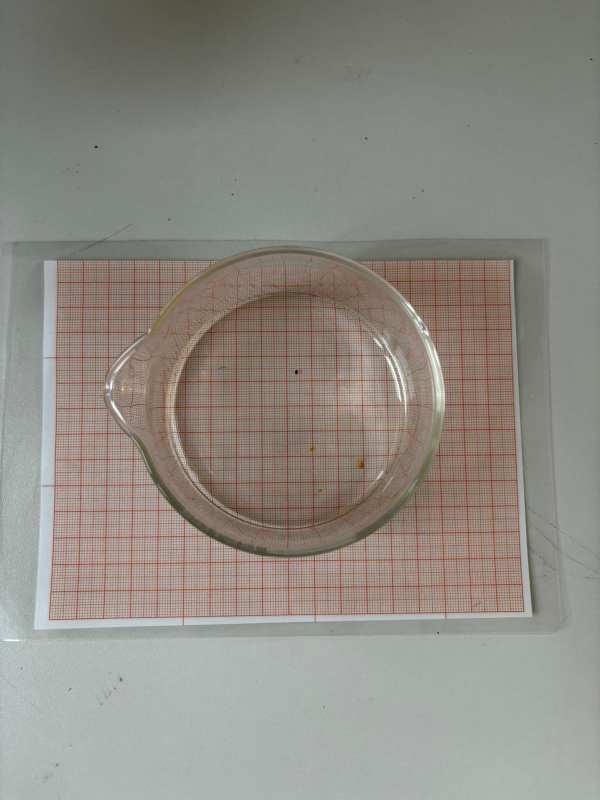
#> input picture w05_images/A1.jpeg, 1200 x 1600 px (shown at 1/2 size); its folder holds only this picture in this run
$ python main.py
#> lines starting #> are read from the running program, lines starting #| are printed output that depends on the picture; after the words box and inside, x2 and y2 are one past the last pixel; in counts of white or black regions, pixels touching at a corner belong together
### lib.py
import numpy as np

# Terminal colors
RED = "\033[91m"
YELLOW = "\033[93m"
LIGHT_GREEN = "\033[32m"
LIGHT_BLUE = "\033[36m"
GRAY = "\033[90m"
BOLD = "\033[1m"
END = "\033[0m"

def print_data(data):
	errors = [ row[2] for row in data ]
	_, bin_edges = np.histogram(errors, bins=3)
	badnesses = np.digitize(errors, bin_edges)
	colors = [LIGHT_GREEN, YELLOW, RED]

	for i, row in enumerate(data):
		filename, area_cm2, error = row
		error_badness = min(badnesses[i], 3)
		error_color = colors[error_badness - 1]

		area_str = f"{area_cm2:.7f}... ≈ {LIGHT_BLUE}{area_cm2:.3f} cm^2{END}"
		line = f"{GRAY}|{END}"
		name = filename.split(".")[0]

		print(
			f"{BOLD}{name:>5}{END}",
			line,
			f"Area: {area_str:<17}",
			line,
			f"Error: {error_color}±{(error*100):.2f}%{END}"
		)

	avg_error = sum(errors)/len(errors)
	error_color = colors[np.digitize([avg_error], bin_edges)[0] - 1]
	print(
		f"{BOLD}Total{END}",
		line, " "*31, line,
		f"{BOLD}Average Error: {error_color}±{(avg_error*100):.2f}%{END}"
	)

# [27 lines left out: function debug_histogram, not called in this run]

# [1 lines that do not run on import are left out]

### main.py
from shapely.geometry import LineString
import colorsys
import random
import numpy as np
import math
import cv2
import os

import pathlib
LOCAL = pathlib.Path(__file__).parent
IMAGES = LOCAL / "w05_images"
filenames = [ path for path in os.listdir(IMAGES) ]
images = []
for i, filename in enumerate(filenames):
	print(f"Reading images... {i+1}/{len(filenames)}", end="\r")
	images.append(cv2.imread(IMAGES / filename))
print()

# Commonly used colors
WHITE = (255, 255, 255)
BLACK = (0, 0, 0)

def find_mode(nums, epsilon):
	nums.sort()
	prev = nums[-1]
	mode = 0
	maxcount = 0
	current = 0

	for n in nums:
		if abs(n - prev) <= epsilon:
			current += 1
			if current > maxcount:
				maxcount = current
				mode = n
		else:
			current = 1
		prev = n

	return mode

# Scales image before calling `imshow` down so it fits on my monitor (only 2k smh)
# [29 lines left out: functions showImage, randomColor, angleToColor, coordToColor, not called in this run]

def intersectionDistance(lines1, lines2):
	lines1 = [ LineString([line["pt1"], line["pt2"]]) for line in lines1 ]
	lines2 = [ LineString([line["pt1"], line["pt2"]]) for line in lines2 ]

	points = []
	for line1 in lines1:
		for line2 in lines2:

			if line1.intersects(line2):
				intersection = line1.intersection(line2)
				points.append((intersection.x, intersection.y))

	# This algorithm is about as stable as a house of cards
	neighbour_distances = []
	for point in points:
		distances = []
		for other_point in points:
			distance = math.hypot(abs(point[0]-other_point[0]), abs(point[1]-other_point[1]))
			# Magic number (?), this one is fairly straight-forward though
			if distance <= 20: continue
			distances.append(distance)

		distances.sort()
		shortest = distances[:4]
		avg_neighbour_distance = sum(shortest) / 4
		neighbour_distances.append(avg_neighbour_distance)

	neighbour_distances.sort()
	mode = find_mode(neighbour_distances, 0.2)

	return points, mode

def findGridSize(filename, i, debug=False, write=False):
	img = cv2.cvtColor(i, cv2.COLOR_BGR2HSV)
	# Find red-ish pixels (lines)
	# these are magic values, change these and nothing works :D
	lower = np.array([5/360*180, 100, 70])
	upper = np.array([50/360*180, 245, 200])
	mask = cv2.inRange(img, lower, upper)

	# Filter for only red-ish pixels, make everything else black
	filtered = cv2.bitwise_and(img, img, mask=mask)

	# HSV -> Grayscale
	bgr = cv2.cvtColor(filtered, cv2.COLOR_HSV2BGR)
	gray = cv2.cvtColor(bgr, cv2.COLOR_BGR2GRAY)
	# find lines
	lines = cv2.HoughLinesP(gray, rho=1, theta=np.pi/180, threshold=255, minLineLength=80, maxLineGap=7)

	lines = [{
		# Point 1 & 2
		"pt1": (x1, y1),
		"pt2": (x2, y2),
		"x1": x1, "y1": y1,
		"x2": x2, "y2": y2,
		# Angle & Slope
		# (-y2-y1) because in opencv, the origin is at the top left
		# and atan2 thinks it should be at the bottom
		"angle": abs(math.atan2(-(y2-y1), x2-x1))
	} for line in lines for (x1, y1, x2, y2) in line ]

	# Magic number: 25 bins seems to work the best for these images
	hist, bin_edges = np.histogram([ line["angle"] for line in lines ], bins=25)

	# Find two most common angles (these correspond to the vertical and horizontal lines)
	bin_idx1, bin_idx2 = np.argpartition(hist, -2)[-2:]
	θ_range1 = (bin_edges[bin_idx1], bin_edges[bin_idx1+1])
	θ_range2 = (bin_edges[bin_idx2], bin_edges[bin_idx2+1])

	# Find lines that have those angles (i.e. find vertical and horizontal lines)
	lines1 = [ line for line in lines if θ_range1[0] <= line["angle"] <= θ_range1[1] ]
	lines2 = [ line for line in lines if θ_range2[0] <= line["angle"] <= θ_range2[1] ]

	# Find most common distance between intersection points of vertical and horizontal lines
	# => thats 1cm
	points, cm_distance = intersectionDistance(lines1, lines2)

	# SPECIAL CASE: Only in these two images (everywhere else it works perfectly),
	# the program returns the distance between the 5mm lines (because it detected them too),
	# so the distance needs to be doubled
	# This makes me a bad opencv developer
	if filename[:2] in ["B1", "B2"]:
		cm_distance *= 2

	if debug:
		out = img.copy()
		out = cv2.cvtColor(out, cv2.COLOR_HSV2BGR)

		for line in [*lines1, *lines2]:
			cv2.line(out, line["pt1"], line["pt2"], BLACK, 5)

		for point in points:
			x, y = point
			x, y = int(x), int(y)
			cv2.circle(out, (x, y), 8, WHITE, 3, cv2.LINE_AA)
			cv2.line(out, (x, y), (x, y + int(cm_distance)), coordToColor(y/img.shape[0]), 6)

		# Display length of line in pixels next to one line (the most top-left one that has enough space above)
		x, y = sorted([p for p in points if p[1] > 120])[0]
		pos_x = int(x)
		pos_y = int(y - 40)
		text = f"d = {round(cm_distance, 3):,}px".replace(",", " ").replace(".", ",")

		cv2.putText(out, text, (pos_x, pos_y), cv2.FONT_HERSHEY_SIMPLEX, 1.5, BLACK, 10, cv2.LINE_AA)
		cv2.putText(out, text, (pos_x, pos_y), cv2.FONT_HERSHEY_SIMPLEX, 1.5, WHITE, 4, cv2.LINE_AA)

		showImage(f"{filename} :: Detected Lines", out)
		new_filename = filename.split(".")[0] + "_lines.png"
		if write: cv2.imwrite(LOCAL / "w05_out" / new_filename, out)

	return cm_distance

def findDropArea(filename, img, debug=False, write=False):
	# Filter out specific shade of purple that belongs to the KMnO4 crystals
	hsv_image = cv2.cvtColor(img, cv2.COLOR_BGR2HSV)
	# Dark Purple
	mask_1 = cv2.inRange(hsv_image, (270/360*180, 0, 0), (340/360*180, 255, 90))
	# Black and Dark Gray
	mask_2 = cv2.inRange(hsv_image, (0, 0, 0), (180, 255, 47)) # <- last V value is this and not 30 because of A6
	blob_mask = cv2.bitwise_or(mask_1, mask_2)

	# Get rid of tiny sharp edges where the blob touches lines
	# A1 is so fucking tiny that smoothing would get rid of the blob completely
	if not filename.startswith("A1"):
		blob_mask = cv2.morphologyEx(blob_mask, cv2.MORPH_OPEN, np.ones((3, 3)))

	# Find continous blobs of color
	contours, _ = cv2.findContours(blob_mask, cv2.RETR_EXTERNAL, cv2.CHAIN_APPROX_NONE)
	blobs = [ cv2.contourArea(contour) for contour in contours ]
	# A6 is weird because the red line is visible through the purple blob,
	# so we need to get the convex hull to account for the weird shape (see A6_blob.png)
	if filename[:2] == "A6":
		blobs = [ cv2.contourArea(cv2.convexHull(contour)) for contour in contours ]

	# Biggest blob is the one we want
	blobs.sort()
	area = blobs[-1]

	if debug:
		# Display contours with colorful lines
		for c in contours:
			cv2.drawContours(img, [c], 0, randomColor(), 2)

		# Display area of blob in pixels above it
		x, y, _, _ = cv2.boundingRect(sorted(contours, key=cv2.contourArea)[-1])
		pos_x = x
		pos_y = y - 40
		text = f"A = {int(area):,}px".replace(",", " ")

		# Hack to draw text with shadow
		cv2.putText(img, text, (pos_x, pos_y), cv2.FONT_HERSHEY_SIMPLEX, 1.5, BLACK, 10, cv2.LINE_AA)
		cv2.putText(img, text, (pos_x, pos_y), cv2.FONT_HERSHEY_SIMPLEX, 1.5, WHITE, 4, cv2.LINE_AA)

		showImage(f"{filename} :: Detected Blob", img)
		new_filename = filename.split(".")[0] + "_blob.png"
		if write: cv2.imwrite(LOCAL / "w05_out" / new_filename, img)

	return area

data = []
DEBUG = False

for i, (filename, img) in enumerate(zip(filenames, images)):
	print(f"Processing images... {i+1}/{len(images)}", end="\r")

	distance_px = findGridSize(filename, img, DEBUG)
	area_px = findDropArea(filename, img, DEBUG)
	area_cm2 = area_px/(distance_px**2)

	# ±3.5 pixels for line finding due to lines themselves being around 7 pixels wide
	distance_error_abs = 3.5
	distance_error_rel = distance_error_abs / distance_px
	# Total error: Area error (≈0) + 2 * Distance Error
	total_error_rel = 2*distance_error_rel

	data.append((filename, area_cm2, total_error_rel))
#> this loop made 1 pass
#> (lower in findGridSize, upper in findGridSize, bin_idx1 in findGridSize, bin_idx2 in findGridSize, θ_range1 in findGridSize, θ_range2 in findGridSize) on pass 1: ([2.5, 100, 70], [25, 245, 200], 0, 24, (0, 0.0628), (1.51, 1.57))
#> (printed output is left out)
#> pass 1, in findGridSize, `mask = cv2.inRange(img, lower, upper)`:
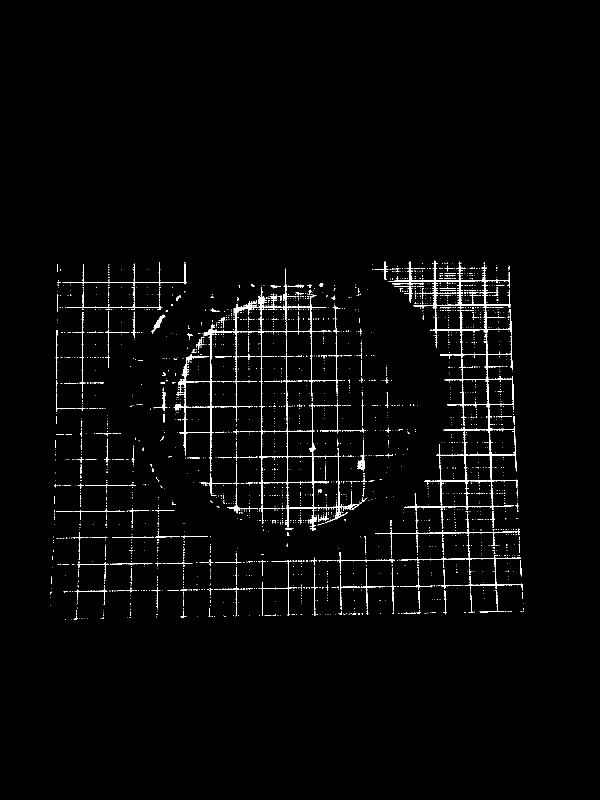
#> mask: shape (1600, 1200) (shown at 1/2 size); 2.1% white in thin lines or dots, all inside (x1, y1, x2, y2) = (100, 521, 1048, 1239)
#> pass 1, in findGridSize, `bgr = cv2.cvtColor(filtered, cv2.COLOR_HSV2BGR)`:
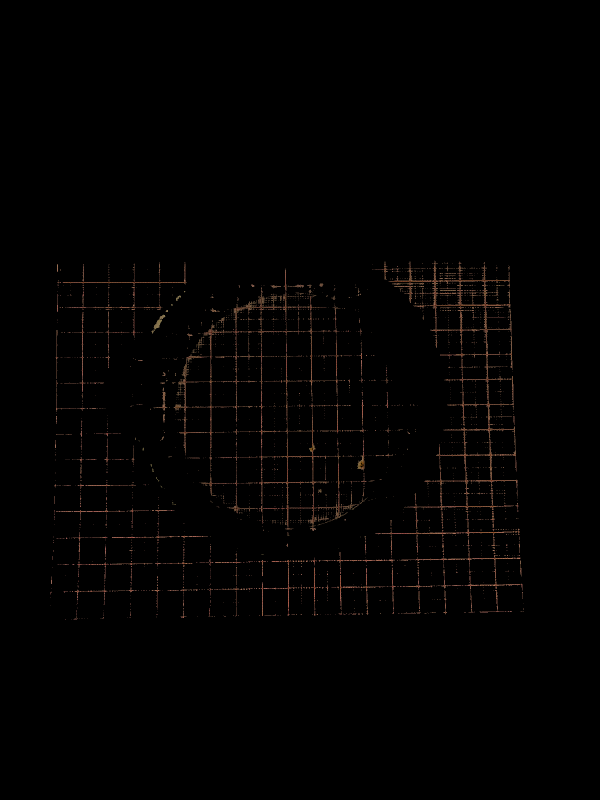
#> bgr: shape (1600, 1200, 3) (shown at 1/2 size); mean B, G, R 1.3, 1.7, 2.5
#> after the loop, data = [('A1.jpeg', 0.00743, 0.137)]

from lib import print_data
print()
print_data(data)
#> in print_data, `errors = [ row[2] for row in data ]`: errors = [0.137]
#> in print_data, `_, bin_edges = np.histogram(errors, bins=3)`: bin_edges = [-0.363, -0.03, 0.303, 0.637]
#> in print_data, `badnesses = np.digitize(errors, bin_edges)`: badnesses = [2]
#> the loop in print_data, `for i, row in enumerate(data):` made 1 pass
#> (filename, area_cm2, error, error_badness, name) on pass 1: ('A1.jpeg', 0.00743, 0.137, 2, 'A1')
#> (printed output is left out)
#> in print_data, `avg_error = sum(errors)/len(errors)`: avg_error = 0.137
#| [1mTotal[0m [90m|[0m                                 [90m|[0m [1mAverage Error: [93m±13.66%[0m

if DEBUG: cv2.waitKey(0)

$ run again, on w05_images/A5.jpeg
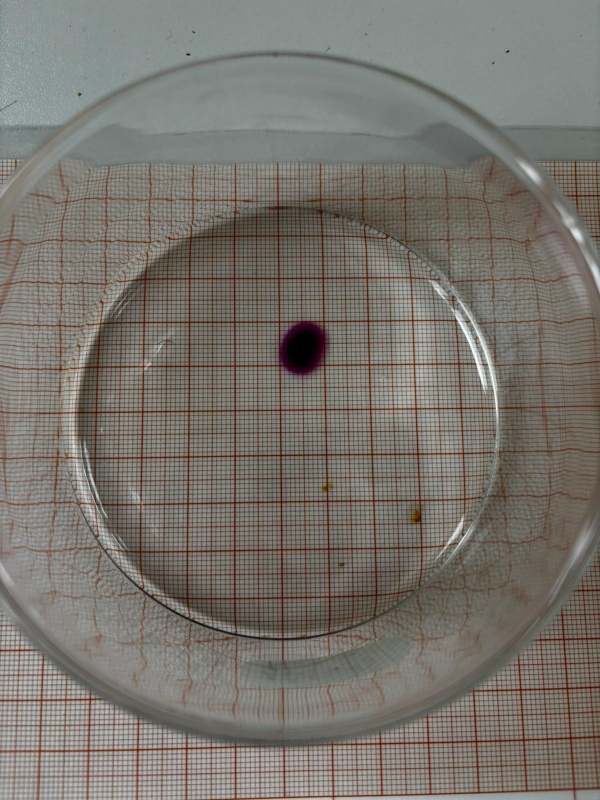
#> input picture w05_images/A5.jpeg, 1200 x 1600 px (shown at 1/2 size)
#> the loop `for i, (filename, img) in enumerate(zip(filenames, images)):` made 1 pass
#> (lower in findGridSize, upper in findGridSize, bin_idx1 in findGridSize, bin_idx2 in findGridSize, θ_range1 in findGridSize, θ_range2 in findGridSize) on pass 1: ([2.5, 100, 70], [25, 245, 200], 24, 0, (1.51, 1.57), (0, 0.0628))
#> (printed output is left out)
#> pass 1, in findGridSize, `mask = cv2.inRange(img, lower, upper)`:
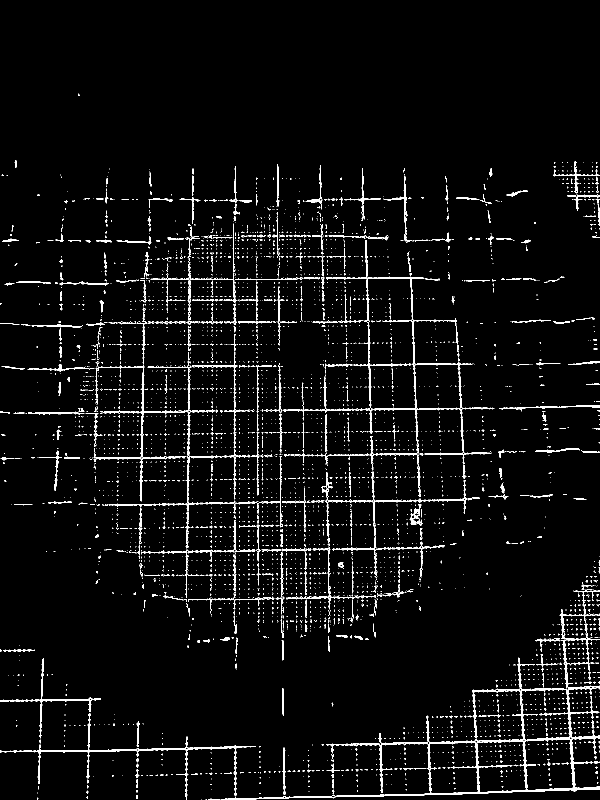
#> mask: shape (1600, 1200) (shown at 1/2 size); 4% white in thin lines or dots, all inside (x1, y1, x2, y2) = (0, 187, 1200, 1600)
#> pass 1, in findGridSize, `bgr = cv2.cvtColor(filtered, cv2.COLOR_HSV2BGR)`:
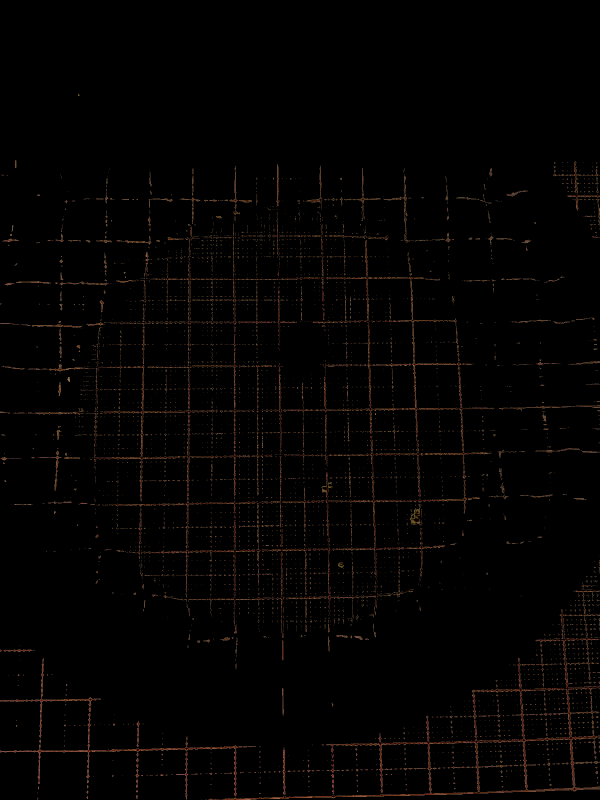
#> bgr: shape (1600, 1200, 3) (shown at 1/2 size); mean B, G, R 1.7, 2.4, 3.8
#> after the loop `for i, (filename, img) in enumerate(zip(filenames, images)):`: data = [('A5.jpeg', 0.907, 0.078)]
#> errors = [0.078]
#> bin_edges = [-0.422, -0.0886, 0.245, 0.578]
#> badnesses = [2]
#> the loop in print_data, `for i, row in enumerate(data):` made 1 pass
#> (filename, area_cm2, error, error_badness, name) on pass 1: ('A5.jpeg', 0.907, 0.078, 2, 'A5')
#> (printed output is left out)
#> avg_error = 0.078
#| [1mTotal[0m [90m|[0m                                 [90m|[0m [1mAverage Error: [93m±7.80%[0m

$ run again, on w05_images/A6.jpeg
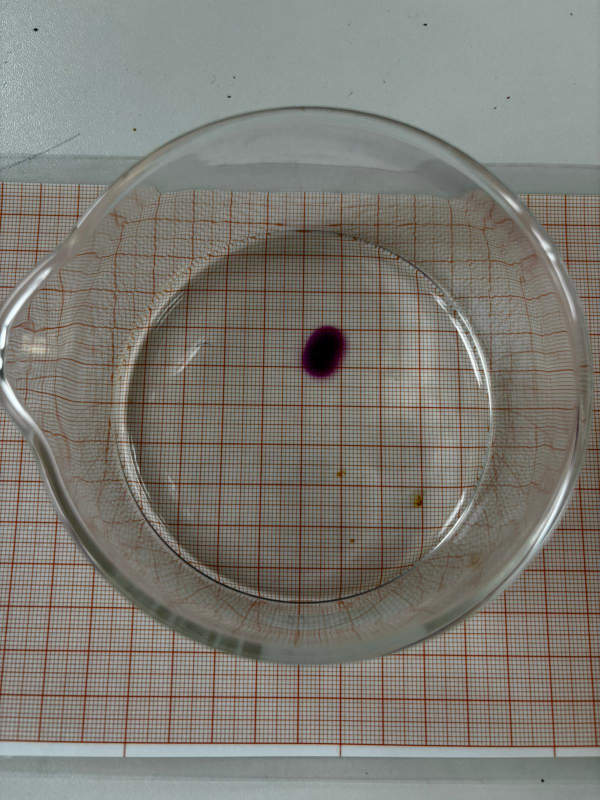
#> input picture w05_images/A6.jpeg, 1200 x 1600 px (shown at 1/2 size)
#> the loop `for i, (filename, img) in enumerate(zip(filenames, images)):` made 1 pass
#> (lower in findGridSize, upper in findGridSize, bin_idx1 in findGridSize, bin_idx2 in findGridSize, θ_range1 in findGridSize, θ_range2 in findGridSize) on pass 1: ([2.5, 100, 70], [25, 245, 200], 24, 0, (1.51, 1.57), (0, 0.0628))
#> (printed output is left out)
#> pass 1, in findGridSize, `mask = cv2.inRange(img, lower, upper)`:
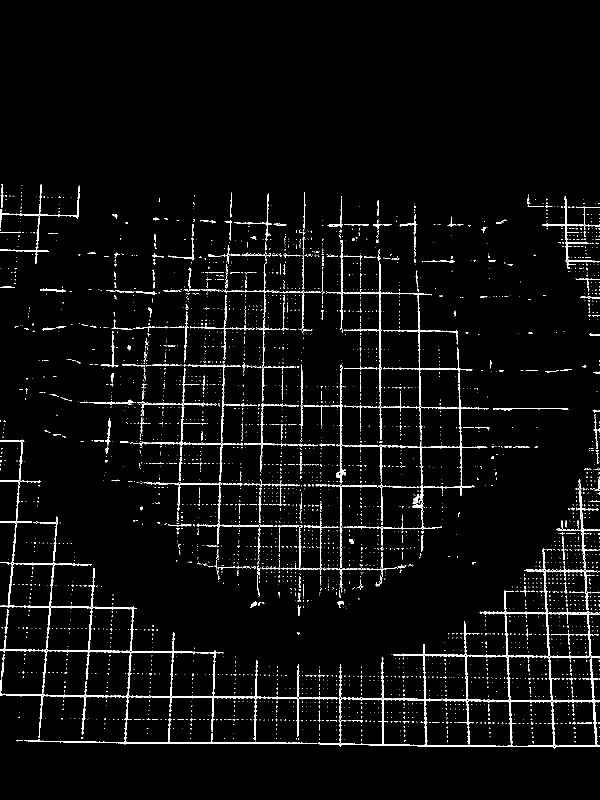
#> mask: shape (1600, 1200) (shown at 1/2 size); 3.6% white in thin lines or dots, all inside (x1, y1, x2, y2) = (0, 368, 1200, 1498)
#> pass 1, in findGridSize, `bgr = cv2.cvtColor(filtered, cv2.COLOR_HSV2BGR)`:
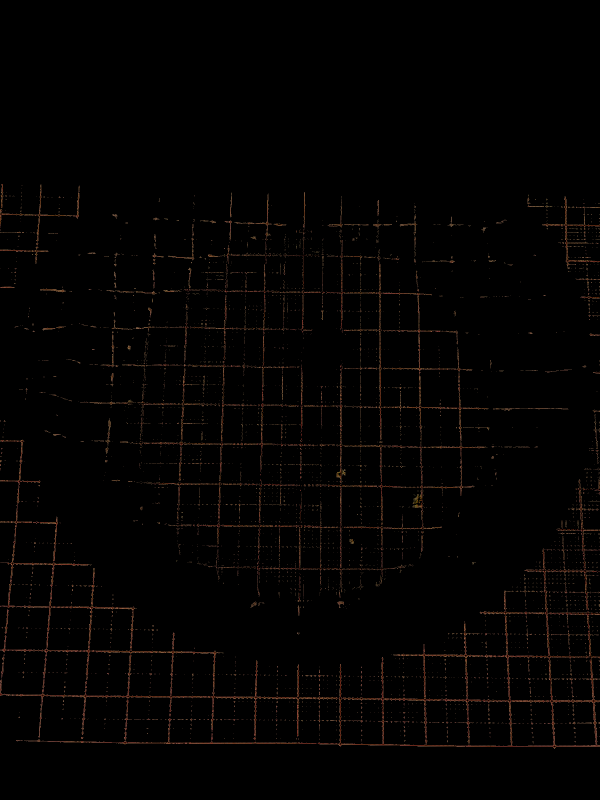
#> bgr: shape (1600, 1200, 3) (shown at 1/2 size); mean B, G, R 1.6, 2.2, 3.5
#> after the loop `for i, (filename, img) in enumerate(zip(filenames, images)):`: data = [('A6.jpeg', 0.903, 0.0793)]
#> errors = [0.0793]
#> bin_edges = [-0.421, -0.0873, 0.246, 0.579]
#> badnesses = [2]
#> the loop in print_data, `for i, row in enumerate(data):` made 1 pass
#> (filename, area_cm2, error, error_badness, name) on pass 1: ('A6.jpeg', 0.903, 0.0793, 2, 'A6')
#> (printed output is left out)
#> avg_error = 0.0793
#| [1mTotal[0m [90m|[0m                                 [90m|[0m [1mAverage Error: [93m±7.93%[0m
